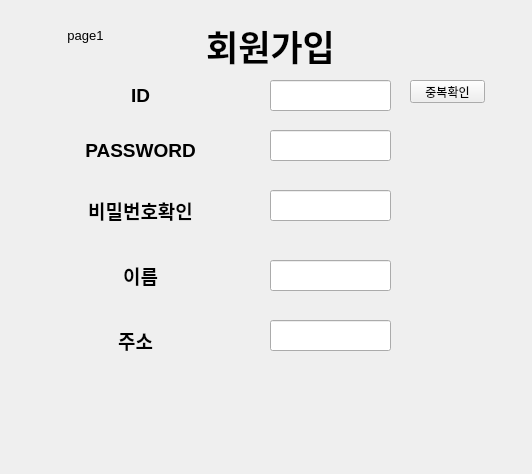
<?xml version="1.0" encoding="UTF-8"?>
<ui version="4.0">
 <class>Form</class>
 <widget class="QWidget" name="Form">
  <property name="geometry">
   <rect>
    <x>0</x>
    <y>0</y>
    <width>532</width>
    <height>474</height>
   </rect>
  </property>
  <property name="windowTitle">
   <string>Form</string>
  </property>
  <widget class="QStackedWidget" name="login_stackedWidget">
   <property name="geometry">
    <rect>
     <x>30</x>
     <y>10</y>
     <width>481</width>
     <height>421</height>
    </rect>
   </property>
   <property name="currentIndex">
    <number>1</number>
   </property>
   <widget class="QWidget" name="page">
    <widget class="QPushButton" name="login_btn">
     <property name="geometry">
      <rect>
       <x>100</x>
       <y>300</y>
       <width>101</width>
       <height>51</height>
      </rect>
     </property>
     <property name="text">
      <string>로그인</string>
     </property>
    </widget>
    <widget class="QPushButton" name="signup_btn">
     <property name="geometry">
      <rect>
       <x>300</x>
       <y>300</y>
       <width>101</width>
       <height>51</height>
      </rect>
     </property>
     <property name="text">
      <string>회원가입</string>
     </property>
    </widget>
    <widget class="QLabel" name="ohbok_label">
     <property name="geometry">
      <rect>
       <x>130</x>
       <y>20</y>
       <width>221</width>
       <height>51</height>
      </rect>
     </property>
     <property name="text">
      <string>&lt;html&gt;&lt;head/&gt;&lt;body&gt;&lt;p align=&quot;center&quot;&gt;&lt;span style=&quot; font-size:36pt;&quot;&gt;오복물산&lt;/span&gt;&lt;/p&gt;&lt;/body&gt;&lt;/html&gt;</string>
     </property>
    </widget>
    <widget class="QLineEdit" name="id_lineEdit">
     <property name="geometry">
      <rect>
       <x>210</x>
       <y>110</y>
       <width>151</width>
       <height>41</height>
      </rect>
     </property>
    </widget>
    <widget class="QLabel" name="id_label">
     <property name="geometry">
      <rect>
       <x>80</x>
       <y>110</y>
       <width>101</width>
       <height>41</height>
      </rect>
     </property>
     <property name="text">
      <string>&lt;html&gt;&lt;head/&gt;&lt;body&gt;&lt;p align=&quot;center&quot;&gt;&lt;span style=&quot; font-size:18pt;&quot;&gt;ID&lt;/span&gt;&lt;/p&gt;&lt;/body&gt;&lt;/html&gt;</string>
     </property>
    </widget>
    <widget class="QLabel" name="password_label">
     <property name="geometry">
      <rect>
       <x>65</x>
       <y>220</y>
       <width>131</width>
       <height>31</height>
      </rect>
     </property>
     <property name="text">
      <string>&lt;html&gt;&lt;head/&gt;&lt;body&gt;&lt;p align=&quot;center&quot;&gt;&lt;span style=&quot; font-size:16pt; font-weight:600;&quot;&gt;PASSWORD&lt;/span&gt;&lt;/p&gt;&lt;/body&gt;&lt;/html&gt;</string>
     </property>
    </widget>
    <widget class="QLineEdit" name="password_lineEdit">
     <property name="geometry">
      <rect>
       <x>210</x>
       <y>210</y>
       <width>151</width>
       <height>41</height>
      </rect>
     </property>
    </widget>
    <widget class="QLabel" name="page0">
     <property name="geometry">
      <rect>
       <x>5</x>
       <y>10</y>
       <width>71</width>
       <height>31</height>
      </rect>
     </property>
     <property name="text">
      <string>&lt;html&gt;&lt;head/&gt;&lt;body&gt;&lt;p align=&quot;center&quot;&gt;&lt;span style=&quot; font-size:10pt;&quot;&gt;page0&lt;/span&gt;&lt;/p&gt;&lt;p align=&quot;center&quot;&gt;&lt;br/&gt;&lt;/p&gt;&lt;/body&gt;&lt;/html&gt;</string>
     </property>
    </widget>
   </widget>
   <widget class="QWidget" name="page_2">
    <widget class="QLabel" name="ID">
     <property name="geometry">
      <rect>
       <x>70</x>
       <y>60</y>
       <width>81</width>
       <height>51</height>
      </rect>
     </property>
     <property name="text">
      <string>&lt;html&gt;&lt;head/&gt;&lt;body&gt;&lt;p align=&quot;center&quot;&gt;&lt;span style=&quot; font-size:14pt; font-weight:600;&quot;&gt;ID&lt;/span&gt;&lt;/p&gt;&lt;/body&gt;&lt;/html&gt;</string>
     </property>
    </widget>
    <widget class="QLabel" name="PASSWORD">
     <property name="geometry">
      <rect>
       <x>50</x>
       <y>120</y>
       <width>121</width>
       <height>41</height>
      </rect>
     </property>
     <property name="text">
      <string>&lt;html&gt;&lt;head/&gt;&lt;body&gt;&lt;p align=&quot;center&quot;&gt;&lt;span style=&quot; font-size:14pt; font-weight:600;&quot;&gt;PASSWORD&lt;/span&gt;&lt;/p&gt;&lt;/body&gt;&lt;/html&gt;</string>
     </property>
    </widget>
    <widget class="QLabel" name="REPASSWORD">
     <property name="geometry">
      <rect>
       <x>50</x>
       <y>180</y>
       <width>121</width>
       <height>41</height>
      </rect>
     </property>
     <property name="text">
      <string>&lt;html&gt;&lt;head/&gt;&lt;body&gt;&lt;p align=&quot;center&quot;&gt;&lt;span style=&quot; font-size:14pt; font-weight:600;&quot;&gt;비밀번호확인&lt;/span&gt;&lt;/p&gt;&lt;/body&gt;&lt;/html&gt;</string>
     </property>
    </widget>
    <widget class="QLabel" name="label_4">
     <property name="geometry">
      <rect>
       <x>160</x>
       <y>10</y>
       <width>161</width>
       <height>51</height>
      </rect>
     </property>
     <property name="text">
      <string>&lt;html&gt;&lt;head/&gt;&lt;body&gt;&lt;p align=&quot;center&quot;&gt;&lt;span style=&quot; font-size:26pt; font-weight:600;&quot;&gt;회원가입&lt;/span&gt;&lt;/p&gt;&lt;/body&gt;&lt;/html&gt;</string>
     </property>
    </widget>
    <widget class="QLineEdit" name="id_input_lineEdit">
     <property name="geometry">
      <rect>
       <x>240</x>
       <y>70</y>
       <width>121</width>
       <height>31</height>
      </rect>
     </property>
     <property name="maxLength">
      <number>9</number>
     </property>
    </widget>
    <widget class="QLineEdit" name="password_input_lineEdit">
     <property name="geometry">
      <rect>
       <x>240</x>
       <y>120</y>
       <width>121</width>
       <height>31</height>
      </rect>
     </property>
     <property name="maxLength">
      <number>13</number>
     </property>
    </widget>
    <widget class="QLineEdit" name="re_password_lineEdit">
     <property name="geometry">
      <rect>
       <x>240</x>
       <y>180</y>
       <width>121</width>
       <height>31</height>
      </rect>
     </property>
     <property name="maxLength">
      <number>13</number>
     </property>
    </widget>
    <widget class="QLabel" name="NAME">
     <property name="geometry">
      <rect>
       <x>50</x>
       <y>250</y>
       <width>121</width>
       <height>31</height>
      </rect>
     </property>
     <property name="text">
      <string>&lt;html&gt;&lt;head/&gt;&lt;body&gt;&lt;p align=&quot;center&quot;&gt;&lt;span style=&quot; font-size:14pt; font-weight:600;&quot;&gt;이름&lt;/span&gt;&lt;/p&gt;&lt;/body&gt;&lt;/html&gt;</string>
     </property>
    </widget>
    <widget class="QLabel" name="ADDRESS">
     <property name="geometry">
      <rect>
       <x>50</x>
       <y>310</y>
       <width>111</width>
       <height>41</height>
      </rect>
     </property>
     <property name="text">
      <string>&lt;html&gt;&lt;head/&gt;&lt;body&gt;&lt;p align=&quot;center&quot;&gt;&lt;span style=&quot; font-size:14pt; font-weight:600;&quot;&gt;주소&lt;/span&gt;&lt;/p&gt;&lt;/body&gt;&lt;/html&gt;</string>
     </property>
    </widget>
    <widget class="QLineEdit" name="name_lineEdit">
     <property name="geometry">
      <rect>
       <x>240</x>
       <y>250</y>
       <width>121</width>
       <height>31</height>
      </rect>
     </property>
     <property name="maxLength">
      <number>6</number>
     </property>
    </widget>
    <widget class="QLineEdit" name="address_lineEdit">
     <property name="geometry">
      <rect>
       <x>240</x>
       <y>310</y>
       <width>121</width>
       <height>31</height>
      </rect>
     </property>
     <property name="maxLength">
      <number>50</number>
     </property>
    </widget>
    <widget class="QLabel" name="page1">
     <property name="geometry">
      <rect>
       <x>20</x>
       <y>10</y>
       <width>71</width>
       <height>31</height>
      </rect>
     </property>
     <property name="text">
      <string>&lt;html&gt;&lt;head/&gt;&lt;body&gt;&lt;p align=&quot;center&quot;&gt;&lt;span style=&quot; font-size:10pt;&quot;&gt;page1&lt;/span&gt;&lt;/p&gt;&lt;/body&gt;&lt;/html&gt;</string>
     </property>
    </widget>
    <widget class="QPushButton" name="confirm_btn">
     <property name="geometry">
      <rect>
       <x>380</x>
       <y>70</y>
       <width>75</width>
       <height>23</height>
      </rect>
     </property>
     <property name="text">
      <string>중복확인</string>
     </property>
    </widget>
   </widget>
   <widget class="QWidget" name="page_3">
    <widget class="QLabel" name="user_label">
     <property name="geometry">
      <rect>
       <x>90</x>
       <y>20</y>
       <width>271</width>
       <height>41</height>
      </rect>
     </property>
     <property name="text">
      <string>&lt;html&gt;&lt;head/&gt;&lt;body&gt;&lt;p align=&quot;center&quot;&gt;&lt;span style=&quot; font-size:18pt; font-weight:600;&quot;&gt;사용자 페이지&lt;/span&gt;&lt;/p&gt;&lt;/body&gt;&lt;/html&gt;</string>
     </property>
    </widget>
    <widget class="QPushButton" name="order_btn">
     <property name="geometry">
      <rect>
       <x>40</x>
       <y>182</y>
       <width>91</width>
       <height>41</height>
      </rect>
     </property>
     <property name="toolTip">
      <string>&lt;html&gt;&lt;head/&gt;&lt;body&gt;&lt;p align=&quot;center&quot;&gt;&lt;br/&gt;&lt;/p&gt;&lt;/body&gt;&lt;/html&gt;</string>
     </property>
     <property name="styleSheet">
      <string notr="true">font: 14pt &quot;Arial&quot;;</string>
     </property>
     <property name="text">
      <string>주문하기 </string>
     </property>
    </widget>
    <widget class="QPushButton" name="cancel_btn">
     <property name="geometry">
      <rect>
       <x>40</x>
       <y>240</y>
       <width>91</width>
       <height>41</height>
      </rect>
     </property>
     <property name="toolTip">
      <string>&lt;html&gt;&lt;head/&gt;&lt;body&gt;&lt;p align=&quot;center&quot;&gt;&lt;br/&gt;&lt;/p&gt;&lt;/body&gt;&lt;/html&gt;</string>
     </property>
     <property name="styleSheet">
      <string notr="true">font: 14pt &quot;Arial&quot;;</string>
     </property>
     <property name="text">
      <string>주문취소</string>
     </property>
    </widget>
    <widget class="QPushButton" name="qna_btn">
     <property name="geometry">
      <rect>
       <x>40</x>
       <y>290</y>
       <width>91</width>
       <height>41</height>
      </rect>
     </property>
     <property name="toolTip">
      <string>&lt;html&gt;&lt;head/&gt;&lt;body&gt;&lt;p align=&quot;center&quot;&gt;&lt;br/&gt;&lt;/p&gt;&lt;/body&gt;&lt;/html&gt;</string>
     </property>
     <property name="styleSheet">
      <string notr="true">font: 14pt &quot;Arial&quot;;</string>
     </property>
     <property name="text">
      <string>문의하기</string>
     </property>
    </widget>
    <widget class="QLabel" name="page2">
     <property name="geometry">
      <rect>
       <x>20</x>
       <y>10</y>
       <width>71</width>
       <height>31</height>
      </rect>
     </property>
     <property name="text">
      <string>&lt;html&gt;&lt;head/&gt;&lt;body&gt;&lt;p align=&quot;center&quot;&gt;&lt;span style=&quot; font-size:10pt;&quot;&gt;page2&lt;/span&gt;&lt;/p&gt;&lt;/body&gt;&lt;/html&gt;</string>
     </property>
    </widget>
   </widget>
   <widget class="QWidget" name="page_4">
    <widget class="QLabel" name="user_order_label">
     <property name="geometry">
      <rect>
       <x>130</x>
       <y>30</y>
       <width>231</width>
       <height>51</height>
      </rect>
     </property>
     <property name="text">
      <string>&lt;html&gt;&lt;head/&gt;&lt;body&gt;&lt;p align=&quot;center&quot;&gt;&lt;span style=&quot; font-size:18pt;&quot;&gt;사용자 주문하기&lt;/span&gt;&lt;/p&gt;&lt;/body&gt;&lt;/html&gt;</string>
     </property>
    </widget>
    <widget class="QComboBox" name="menu_comboBox">
     <property name="geometry">
      <rect>
       <x>10</x>
       <y>150</y>
       <width>121</width>
       <height>41</height>
      </rect>
     </property>
     <property name="styleSheet">
      <string notr="true">font: 12pt &quot;Arial&quot;;</string>
     </property>
     <item>
      <property name="text">
       <string>메뉴목록</string>
      </property>
     </item>
    </widget>
    <widget class="QLineEdit" name="count_lineEdit">
     <property name="geometry">
      <rect>
       <x>150</x>
       <y>150</y>
       <width>231</width>
       <height>41</height>
      </rect>
     </property>
     <property name="placeholderText">
      <string>몇개 주문할껀지 개수 입력(숫자만 입력)</string>
     </property>
    </widget>
    <widget class="QPushButton" name="pushButton">
     <property name="geometry">
      <rect>
       <x>400</x>
       <y>152</y>
       <width>75</width>
       <height>41</height>
      </rect>
     </property>
     <property name="text">
      <string>Enter</string>
     </property>
    </widget>
    <widget class="QLabel" name="page3">
     <property name="geometry">
      <rect>
       <x>10</x>
       <y>10</y>
       <width>71</width>
       <height>31</height>
      </rect>
     </property>
     <property name="text">
      <string>&lt;html&gt;&lt;head/&gt;&lt;body&gt;&lt;p align=&quot;center&quot;&gt;&lt;span style=&quot; font-size:10pt;&quot;&gt;page3&lt;/span&gt;&lt;/p&gt;&lt;/body&gt;&lt;/html&gt;</string>
     </property>
    </widget>
   </widget>
   <widget class="QWidget" name="page_5">
    <widget class="QLabel" name="label_8">
     <property name="geometry">
      <rect>
       <x>110</x>
       <y>10</y>
       <width>251</width>
       <height>71</height>
      </rect>
     </property>
     <property name="text">
      <string>&lt;html&gt;&lt;head/&gt;&lt;body&gt;&lt;p align=&quot;center&quot;&gt;&lt;span style=&quot; font-size:18pt;&quot;&gt;고객센터&lt;/span&gt;&lt;/p&gt;&lt;/body&gt;&lt;/html&gt;</string>
     </property>
    </widget>
    <widget class="QComboBox" name="qna_comboBox">
     <property name="geometry">
      <rect>
       <x>10</x>
       <y>110</y>
       <width>121</width>
       <height>31</height>
      </rect>
     </property>
     <property name="styleSheet">
      <string notr="true">font: 11pt &quot;Arial&quot;;</string>
     </property>
     <item>
      <property name="text">
       <string>질문 항목 선택</string>
      </property>
     </item>
     <item>
      <property name="text">
       <string>메뉴</string>
      </property>
     </item>
     <item>
      <property name="text">
       <string>주문</string>
      </property>
     </item>
     <item>
      <property name="text">
       <string>진행</string>
      </property>
     </item>
    </widget>
    <widget class="QTextBrowser" name="qna_textBrowser">
     <property name="geometry">
      <rect>
       <x>110</x>
       <y>200</y>
       <width>256</width>
       <height>192</height>
      </rect>
     </property>
    </widget>
    <widget class="QLineEdit" name="qna_lineEdit">
     <property name="geometry">
      <rect>
       <x>140</x>
       <y>110</y>
       <width>201</width>
       <height>31</height>
      </rect>
     </property>
    </widget>
    <widget class="QPushButton" name="input_btn">
     <property name="geometry">
      <rect>
       <x>360</x>
       <y>110</y>
       <width>71</width>
       <height>31</height>
      </rect>
     </property>
     <property name="text">
      <string>입력</string>
     </property>
    </widget>
    <widget class="QLabel" name="page4">
     <property name="geometry">
      <rect>
       <x>10</x>
       <y>10</y>
       <width>71</width>
       <height>31</height>
      </rect>
     </property>
     <property name="text">
      <string>&lt;html&gt;&lt;head/&gt;&lt;body&gt;&lt;p align=&quot;center&quot;&gt;&lt;span style=&quot; font-size:10pt;&quot;&gt;page4&lt;/span&gt;&lt;/p&gt;&lt;/body&gt;&lt;/html&gt;</string>
     </property>
    </widget>
   </widget>
   <widget class="QWidget" name="page_6">
    <widget class="QLabel" name="label_7">
     <property name="geometry">
      <rect>
       <x>110</x>
       <y>20</y>
       <width>251</width>
       <height>51</height>
      </rect>
     </property>
     <property name="text">
      <string>&lt;html&gt;&lt;head/&gt;&lt;body&gt;&lt;p align=&quot;center&quot;&gt;&lt;span style=&quot; font-size:24pt;&quot;&gt;관리자 페이지&lt;/span&gt;&lt;/p&gt;&lt;/body&gt;&lt;/html&gt;</string>
     </property>
    </widget>
    <widget class="QPushButton" name="see_order_btn">
     <property name="geometry">
      <rect>
       <x>90</x>
       <y>80</y>
       <width>81</width>
       <height>41</height>
      </rect>
     </property>
     <property name="text">
      <string>주문관리</string>
     </property>
    </widget>
    <widget class="QPushButton" name="see_qna_btn">
     <property name="geometry">
      <rect>
       <x>90</x>
       <y>140</y>
       <width>81</width>
       <height>41</height>
      </rect>
     </property>
     <property name="text">
      <string>문의관리</string>
     </property>
    </widget>
    <widget class="QPushButton" name="bom_btn">
     <property name="geometry">
      <rect>
       <x>90</x>
       <y>200</y>
       <width>81</width>
       <height>41</height>
      </rect>
     </property>
     <property name="text">
      <string>BOM등록</string>
     </property>
    </widget>
    <widget class="QPushButton" name="inventory_btn">
     <property name="geometry">
      <rect>
       <x>90</x>
       <y>270</y>
       <width>81</width>
       <height>41</height>
      </rect>
     </property>
     <property name="text">
      <string>재고관리</string>
     </property>
    </widget>
    <widget class="QPushButton" name="netprofit_btn">
     <property name="geometry">
      <rect>
       <x>320</x>
       <y>140</y>
       <width>81</width>
       <height>41</height>
      </rect>
     </property>
     <property name="text">
      <string>순이익 그래프</string>
     </property>
    </widget>
    <widget class="QPushButton" name="sales_btn">
     <property name="geometry">
      <rect>
       <x>320</x>
       <y>70</y>
       <width>81</width>
       <height>41</height>
      </rect>
     </property>
     <property name="text">
      <string>매출그래프</string>
     </property>
    </widget>
    <widget class="QLabel" name="page5">
     <property name="geometry">
      <rect>
       <x>20</x>
       <y>10</y>
       <width>71</width>
       <height>31</height>
      </rect>
     </property>
     <property name="text">
      <string>&lt;html&gt;&lt;head/&gt;&lt;body&gt;&lt;p align=&quot;center&quot;&gt;&lt;span style=&quot; font-size:10pt;&quot;&gt;page5&lt;/span&gt;&lt;/p&gt;&lt;/body&gt;&lt;/html&gt;</string>
     </property>
    </widget>
   </widget>
   <widget class="QWidget" name="page_7">
    <widget class="QLabel" name="page6">
     <property name="geometry">
      <rect>
       <x>20</x>
       <y>10</y>
       <width>71</width>
       <height>31</height>
      </rect>
     </property>
     <property name="text">
      <string>&lt;html&gt;&lt;head/&gt;&lt;body&gt;&lt;p align=&quot;center&quot;&gt;&lt;span style=&quot; font-size:10pt;&quot;&gt;page6&lt;/span&gt;&lt;/p&gt;&lt;/body&gt;&lt;/html&gt;</string>
     </property>
    </widget>
    <widget class="QLabel" name="order_manage_label">
     <property name="geometry">
      <rect>
       <x>120</x>
       <y>20</y>
       <width>231</width>
       <height>41</height>
      </rect>
     </property>
     <property name="text">
      <string>&lt;html&gt;&lt;head/&gt;&lt;body&gt;&lt;p align=&quot;center&quot;&gt;&lt;span style=&quot; font-size:24pt;&quot;&gt;주문관리&lt;/span&gt;&lt;/p&gt;&lt;/body&gt;&lt;/html&gt;</string>
     </property>
    </widget>
    <widget class="QTableWidget" name="order_tableWidget">
     <property name="geometry">
      <rect>
       <x>20</x>
       <y>90</y>
       <width>441</width>
       <height>291</height>
      </rect>
     </property>
    </widget>
   </widget>
   <widget class="QWidget" name="page_8">
    <widget class="QLabel" name="page7">
     <property name="geometry">
      <rect>
       <x>20</x>
       <y>10</y>
       <width>71</width>
       <height>31</height>
      </rect>
     </property>
     <property name="text">
      <string>&lt;html&gt;&lt;head/&gt;&lt;body&gt;&lt;p align=&quot;center&quot;&gt;&lt;span style=&quot; font-size:10pt;&quot;&gt;page7&lt;/span&gt;&lt;/p&gt;&lt;/body&gt;&lt;/html&gt;</string>
     </property>
    </widget>
    <widget class="QLabel" name="qna_manage_labe">
     <property name="geometry">
      <rect>
       <x>110</x>
       <y>10</y>
       <width>231</width>
       <height>41</height>
      </rect>
     </property>
     <property name="text">
      <string>&lt;html&gt;&lt;head/&gt;&lt;body&gt;&lt;p align=&quot;center&quot;&gt;&lt;span style=&quot; font-size:24pt;&quot;&gt;문의관리&lt;/span&gt;&lt;/p&gt;&lt;/body&gt;&lt;/html&gt;</string>
     </property>
    </widget>
    <widget class="QTableWidget" name="qna_tableWidget">
     <property name="geometry">
      <rect>
       <x>40</x>
       <y>140</y>
       <width>391</width>
       <height>261</height>
      </rect>
     </property>
    </widget>
   </widget>
   <widget class="QWidget" name="page_9">
    <widget class="QLabel" name="page8">
     <property name="geometry">
      <rect>
       <x>10</x>
       <y>10</y>
       <width>71</width>
       <height>31</height>
      </rect>
     </property>
     <property name="text">
      <string>&lt;html&gt;&lt;head/&gt;&lt;body&gt;&lt;p align=&quot;center&quot;&gt;&lt;span style=&quot; font-size:10pt;&quot;&gt;page8&lt;/span&gt;&lt;/p&gt;&lt;/body&gt;&lt;/html&gt;</string>
     </property>
    </widget>
    <widget class="QLabel" name="qna_manage_labe_2">
     <property name="geometry">
      <rect>
       <x>100</x>
       <y>20</y>
       <width>231</width>
       <height>41</height>
      </rect>
     </property>
     <property name="text">
      <string>&lt;html&gt;&lt;head/&gt;&lt;body&gt;&lt;p align=&quot;center&quot;&gt;&lt;span style=&quot; font-size:24pt;&quot;&gt;BOM등록&lt;/span&gt;&lt;/p&gt;&lt;/body&gt;&lt;/html&gt;</string>
     </property>
    </widget>
    <widget class="QLineEdit" name="menucode_lineEdit">
     <property name="geometry">
      <rect>
       <x>10</x>
       <y>170</y>
       <width>61</width>
       <height>31</height>
      </rect>
     </property>
     <property name="placeholderText">
      <string>메뉴코드</string>
     </property>
    </widget>
    <widget class="QLineEdit" name="menuname_lineEdit">
     <property name="geometry">
      <rect>
       <x>90</x>
       <y>170</y>
       <width>61</width>
       <height>31</height>
      </rect>
     </property>
     <property name="text">
      <string/>
     </property>
     <property name="placeholderText">
      <string>요리</string>
     </property>
    </widget>
    <widget class="QLineEdit" name="ingredient_lineEdit">
     <property name="geometry">
      <rect>
       <x>170</x>
       <y>170</y>
       <width>61</width>
       <height>31</height>
      </rect>
     </property>
     <property name="text">
      <string/>
     </property>
     <property name="placeholderText">
      <string>재료이름</string>
     </property>
    </widget>
    <widget class="QLineEdit" name="ingre_code_lineEdit">
     <property name="geometry">
      <rect>
       <x>10</x>
       <y>220</y>
       <width>61</width>
       <height>31</height>
      </rect>
     </property>
     <property name="text">
      <string/>
     </property>
     <property name="placeholderText">
      <string>재료코드</string>
     </property>
    </widget>
    <widget class="QLineEdit" name="quantity_lineEdit">
     <property name="geometry">
      <rect>
       <x>90</x>
       <y>220</y>
       <width>61</width>
       <height>31</height>
      </rect>
     </property>
     <property name="text">
      <string/>
     </property>
     <property name="placeholderText">
      <string>수량</string>
     </property>
    </widget>
    <widget class="QLineEdit" name="price_lineEdit">
     <property name="geometry">
      <rect>
       <x>250</x>
       <y>220</y>
       <width>61</width>
       <height>31</height>
      </rect>
     </property>
     <property name="text">
      <string/>
     </property>
     <property name="placeholderText">
      <string>단가</string>
     </property>
    </widget>
    <widget class="QLineEdit" name="unit_lineEdit">
     <property name="geometry">
      <rect>
       <x>170</x>
       <y>220</y>
       <width>61</width>
       <height>31</height>
      </rect>
     </property>
     <property name="text">
      <string/>
     </property>
     <property name="placeholderText">
      <string>단위</string>
     </property>
    </widget>
    <widget class="QPushButton" name="insert_btn">
     <property name="geometry">
      <rect>
       <x>340</x>
       <y>220</y>
       <width>81</width>
       <height>31</height>
      </rect>
     </property>
     <property name="text">
      <string>입력</string>
     </property>
    </widget>
   </widget>
   <widget class="QWidget" name="page_10">
    <widget class="QLabel" name="page9">
     <property name="geometry">
      <rect>
       <x>10</x>
       <y>10</y>
       <width>71</width>
       <height>31</height>
      </rect>
     </property>
     <property name="text">
      <string>&lt;html&gt;&lt;head/&gt;&lt;body&gt;&lt;p align=&quot;center&quot;&gt;&lt;span style=&quot; font-size:10pt;&quot;&gt;page9&lt;/span&gt;&lt;/p&gt;&lt;/body&gt;&lt;/html&gt;</string>
     </property>
    </widget>
    <widget class="QLabel" name="inventory_label">
     <property name="geometry">
      <rect>
       <x>110</x>
       <y>20</y>
       <width>231</width>
       <height>41</height>
      </rect>
     </property>
     <property name="text">
      <string>&lt;html&gt;&lt;head/&gt;&lt;body&gt;&lt;p align=&quot;center&quot;&gt;&lt;span style=&quot; font-size:24pt;&quot;&gt;재고관리&lt;/span&gt;&lt;/p&gt;&lt;/body&gt;&lt;/html&gt;</string>
     </property>
    </widget>
    <widget class="QTableWidget" name="inventory_tableWidget">
     <property name="geometry">
      <rect>
       <x>10</x>
       <y>60</y>
       <width>461</width>
       <height>111</height>
      </rect>
     </property>
    </widget>
    <widget class="QComboBox" name="ingredient_name_comboBox">
     <property name="geometry">
      <rect>
       <x>30</x>
       <y>210</y>
       <width>76</width>
       <height>22</height>
      </rect>
     </property>
     <item>
      <property name="text">
       <string>재료이름</string>
      </property>
     </item>
    </widget>
    <widget class="QComboBox" name="ingredient_code_comboBox">
     <property name="geometry">
      <rect>
       <x>130</x>
       <y>210</y>
       <width>76</width>
       <height>22</height>
      </rect>
     </property>
     <item>
      <property name="text">
       <string>재료코드</string>
      </property>
     </item>
    </widget>
    <widget class="QLineEdit" name="lineEdit">
     <property name="geometry">
      <rect>
       <x>220</x>
       <y>210</y>
       <width>111</width>
       <height>21</height>
      </rect>
     </property>
     <property name="placeholderText">
      <string>추가 할 수량 입력</string>
     </property>
    </widget>
    <widget class="QPushButton" name="add_btn">
     <property name="geometry">
      <rect>
       <x>350</x>
       <y>210</y>
       <width>75</width>
       <height>23</height>
      </rect>
     </property>
     <property name="text">
      <string>입력</string>
     </property>
    </widget>
   </widget>
  </widget>
 </widget>
 <resources/>
 <connections/>
</ui>
